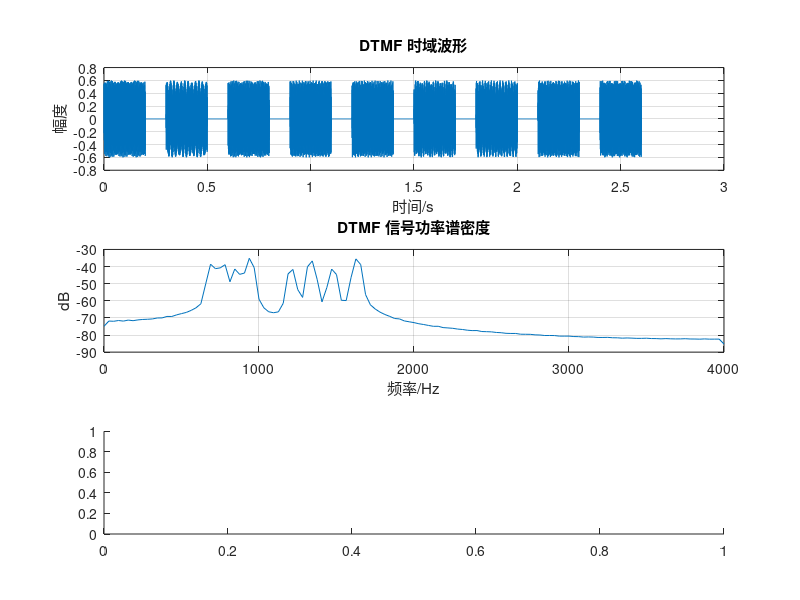

Recreate this plot in MATLAB. (Note: this script raises an error after producing the figure.)
%% ========================================================
%  数字信号处理课程设计 - 题目：电话拨号音自动检测
%  作者：jdfjdfxxx
%  功能：输入任意按键序列 → 自动合成标准DTMF信号 → 检测并输出按下的号码
%  支持按键：0-9, *, #, A, B, C, D
%  检测方法：Goertzel算法
%  ========================================================

clear; clc; close all;

%% 1. DTMF标准频率表（单位：Hz）
lowFreq  = [697, 770, 852, 941];           % 行频率（低频）
highFreq = [1209, 1336, 1477, 1633];       % 列频率（高频）

% 键盘映射
DTMF_table = [
    '1','2','3','A';
    '4','5','6','B';
    '7','8','9','C';
    '*','0','#','D'];

%% 2. 参数设置
fs = 8000;              % 采样率 8kHz
Tsymbol = 0.2;          % 按键持续 200ms
Tgap = 0.1;             % 静音 100ms
A = 0.3;                % 幅度

%% 3. 要检测的按键序列
keySequence = '520*#BCAD';      % 在此处更改起始输入值      
fprintf('正在合成按键序列：%s\n', keySequence);

%% 4. 生成 DTMF 信号
t_one = 0:1/fs:Tsymbol-1/fs;  
signal = [];

for k = 1:length(keySequence)
    key = keySequence(k);

    % 从表中找按键
    [r, c] = find(DTMF_table == key);
    if isempty(r)
        error('不支持的按键：%c', key);
    end
    
    f1 = lowFreq(r);    
    f2 = highFreq(c);   

    tone = A*(sin(2*pi*f1*t_one) + sin(2*pi*f2*t_one));
    signal = [signal, tone];

    if k < length(keySequence)
        signal = [signal, zeros(1, round(Tgap*fs))];
    end
end

% 播放
sound(signal, fs);
fprintf('播放完毕！\n');

%% 5. 绘制图像
figure('Color','white','Position',[100 100 1000 600]);

subplot(3,1,1);
t = (0:length(signal)-1)/fs;
plot(t, signal);
title('DTMF 时域波形'); xlabel('时间/s'); ylabel('幅度'); grid on;

subplot(3,1,2);
[Pxx,f] = pwelch(signal,[],[],[],fs);
plot(f,10*log10(Pxx));
title('DTMF 信号功率谱密度'); xlabel('频率/Hz'); ylabel('dB'); grid on;

subplot(3,1,3);
spectrogram(signal,256,250,256,fs,'yaxis');
title('DTMF 语谱图'); colorbar;

%% 6. Goertzel算法检测
freqs_to_detect = [lowFreq, highFreq];   
N = length(signal);
energy = zeros(1, length(freqs_to_detect));

for i = 1:length(freqs_to_detect)
    f = freqs_to_detect(i);
    k = round(0.5 + N*f/fs);
    w = 2*pi*k/N;
    coeff  = 2*cos(w);

    Q1 = 0; Q2 = 0;
    for n = 1:N
        Q0 = coeff*Q1 - Q2 + signal(n);
        Q2 = Q1;
        Q1 = Q0;
    end
    
    energy(i) = Q1*Q1 + Q2*Q2 - coeff*Q1*Q2;
end

energy = energy / max(energy);     

lowEnergy  = energy(1:4);
highEnergy = energy(5:8);

[~, lowIdx]  = max(lowEnergy);
[~, highIdx] = max(highEnergy);

detected_low  = lowFreq(lowIdx);
detected_high = highFreq(highIdx);

row = find(lowFreq == detected_low);
col = find(highFreq == detected_high);
detected_key = DTMF_table(row, col);

%% 7. 输出
fprintf('\n========== DTMF 检测结果 ==========\n');
fprintf('输入按键序列：%s\n', keySequence);
